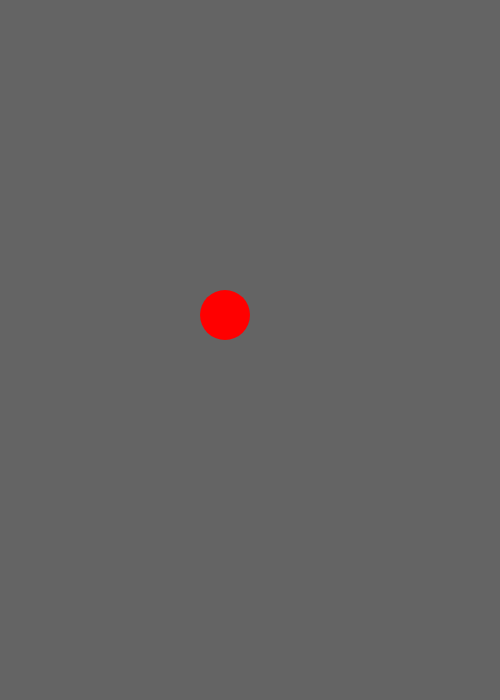
Frame 1 (no input)
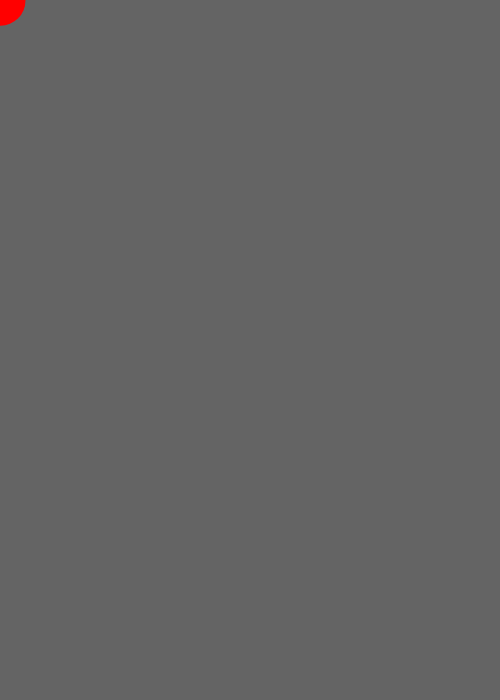
Frame 60 (no input)
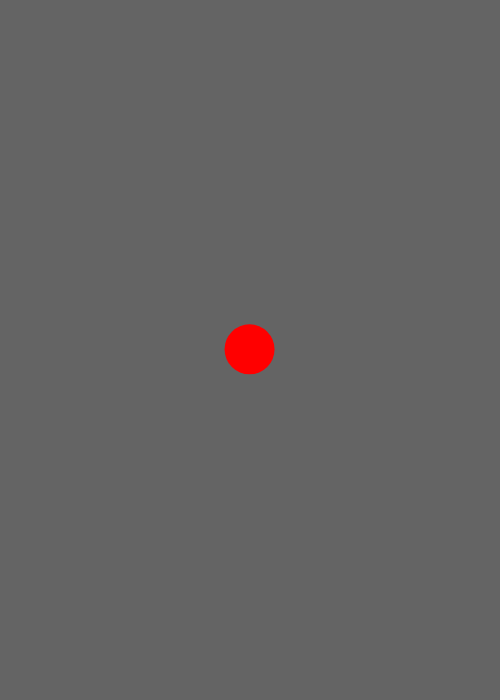
Frame 120 (the mouse pressed at the canvas centre since frame 60)

The p5.js sketch that drew these frames (run headless with seeded random() and noise() and a simulated clock; from frame 60 on, the mouse is pressed at the canvas centre):

// p5.js sketch
// ── sketch.js
var circle;

function setup() {
  createCanvas(500, 700);
  noStroke();


  circle = {
    x: width / 2,
    y: height / 2,
    dia: 50
  }

}

function draw() {
  background(100);
  
  // lerp
  circle.x = lerp(circle.x, mouseX, 0.1);
  circle.y = lerp(circle.y, mouseY, 0.1);
  
  // draw circle
  fill(255, 0, 0);
  ellipse(circle.x, circle.y, circle.dia, circle.dia);

}
